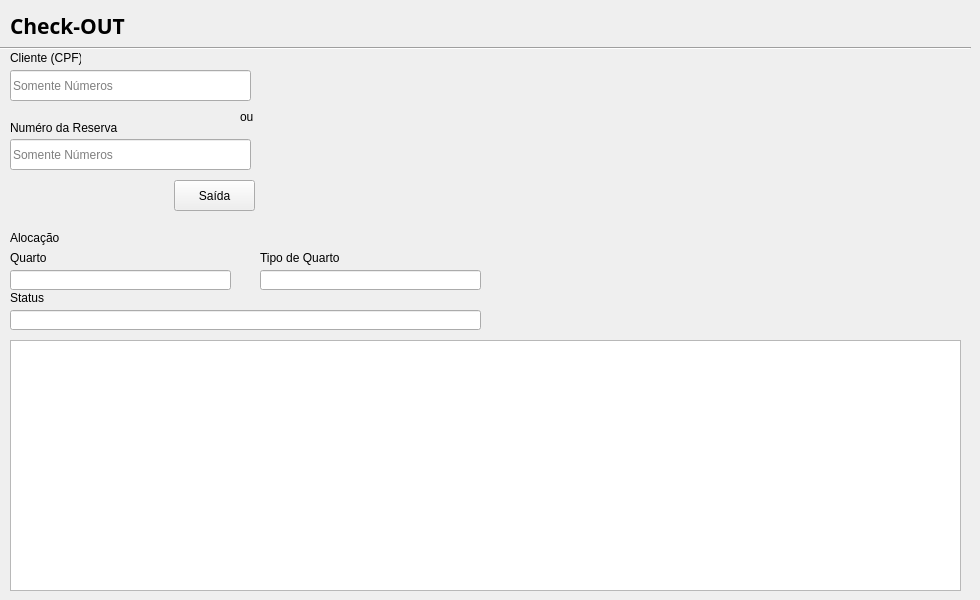
    <widget class="QWidget" name="tab_checkout">
     <attribute name="title">
      <string>Checkout</string>
     </attribute>
     <widget class="QLabel" name="label_45">
      <property name="geometry">
       <rect>
        <x>10</x>
        <y>10</y>
        <width>131</width>
        <height>31</height>
       </rect>
      </property>
      <property name="font">
       <font>
        <family>Microsoft PhagsPa</family>
        <pointsize>16</pointsize>
        <weight>75</weight>
        <bold>true</bold>
       </font>
      </property>
      <property name="text">
       <string>Check-OUT</string>
      </property>
     </widget>
     <widget class="Line" name="line_4">
      <property name="geometry">
       <rect>
        <x>0</x>
        <y>40</y>
        <width>971</width>
        <height>16</height>
       </rect>
      </property>
      <property name="orientation">
       <enum>Qt::Horizontal</enum>
      </property>
     </widget>
     <widget class="QLabel" name="label_46">
      <property name="geometry">
       <rect>
        <x>10</x>
        <y>50</y>
        <width>71</width>
        <height>16</height>
       </rect>
      </property>
      <property name="text">
       <string>Cliente (CPF)</string>
      </property>
     </widget>
     <widget class="QLineEdit" name="line_checkout_cpf">
      <property name="geometry">
       <rect>
        <x>10</x>
        <y>70</y>
        <width>241</width>
        <height>31</height>
       </rect>
      </property>
      <property name="placeholderText">
       <string>Somente Números</string>
      </property>
     </widget>
     <widget class="QLabel" name="label_47">
      <property name="geometry">
       <rect>
        <x>10</x>
        <y>120</y>
        <width>111</width>
        <height>16</height>
       </rect>
      </property>
      <property name="text">
       <string>Numéro da Reserva</string>
      </property>
     </widget>
     <widget class="QLineEdit" name="line_checkout_number">
      <property name="geometry">
       <rect>
        <x>10</x>
        <y>139</y>
        <width>241</width>
        <height>31</height>
       </rect>
      </property>
      <property name="placeholderText">
       <string>Somente Números</string>
      </property>
     </widget>
     <widget class="QLabel" name="label_48">
      <property name="geometry">
       <rect>
        <x>10</x>
        <y>230</y>
        <width>71</width>
        <height>16</height>
       </rect>
      </property>
      <property name="text">
       <string>Alocação</string>
      </property>
     </widget>
     <widget class="QPushButton" name="pushButton_6">
      <property name="geometry">
       <rect>
        <x>174</x>
        <y>180</y>
        <width>81</width>
        <height>31</height>
       </rect>
      </property>
      <property name="text">
       <string>Saída</string>
      </property>
     </widget>
     <widget class="QLabel" name="label_49">
      <property name="geometry">
       <rect>
        <x>10</x>
        <y>250</y>
        <width>71</width>
        <height>16</height>
       </rect>
      </property>
      <property name="text">
       <string>Quarto</string>
      </property>
     </widget>
     <widget class="QLineEdit" name="line_checkout_room">
      <property name="geometry">
       <rect>
        <x>10</x>
        <y>270</y>
        <width>221</width>
        <height>20</height>
       </rect>
      </property>
     </widget>
     <widget class="QLabel" name="label_50">
      <property name="geometry">
       <rect>
        <x>260</x>
        <y>250</y>
        <width>81</width>
        <height>16</height>
       </rect>
      </property>
      <property name="text">
       <string>Tipo de Quarto</string>
      </property>
     </widget>
     <widget class="QLineEdit" name="lineEdit_37">
      <property name="geometry">
       <rect>
        <x>260</x>
        <y>270</y>
        <width>221</width>
        <height>20</height>
       </rect>
      </property>
     </widget>
     <widget class="QLabel" name="label_52">
      <property name="geometry">
       <rect>
        <x>10</x>
        <y>290</y>
        <width>71</width>
        <height>16</height>
       </rect>
      </property>
      <property name="text">
       <string>Status</string>
      </property>
     </widget>
     <widget class="QLineEdit" name="lineEdit_39">
      <property name="geometry">
       <rect>
        <x>10</x>
        <y>310</y>
        <width>471</width>
        <height>20</height>
       </rect>
      </property>
     </widget>
     <widget class="QColumnView" name="columnView">
      <property name="geometry">
       <rect>
        <x>10</x>
        <y>340</y>
        <width>951</width>
        <height>251</height>
       </rect>
      </property>
     </widget>
     <widget class="QLabel" name="label_71">
      <property name="geometry">
       <rect>
        <x>240</x>
        <y>110</y>
        <width>47</width>
        <height>13</height>
       </rect>
      </property>
      <property name="text">
       <string>ou</string>
      </property>
     </widget>
    </widget>
